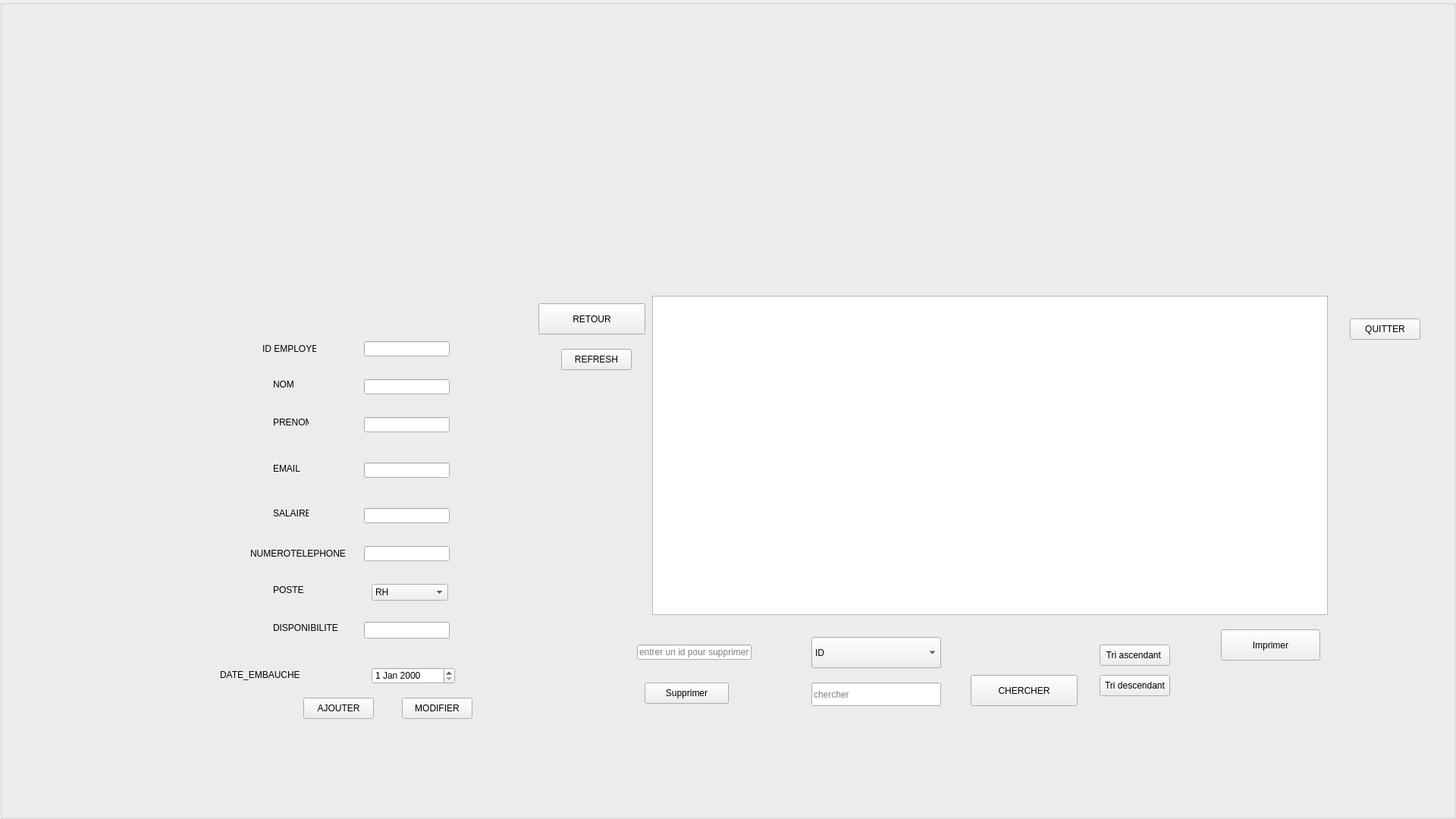
   <widget class="QGroupBox" name="gestion_employe">
    <property name="geometry">
     <rect>
      <x>0</x>
      <y>0</y>
      <width>1920</width>
      <height>1080</height>
     </rect>
    </property>
    <property name="title">
     <string/>
    </property>
    <widget class="QLabel" name="bg_5">
     <property name="geometry">
      <rect>
       <x>-10</x>
       <y>0</y>
       <width>1920</width>
       <height>1080</height>
      </rect>
     </property>
     <property name="text">
      <string/>
     </property>
     <property name="pixmap">
      <pixmap>../../../Documents/gestionqt/gestionqt/x.jpeg</pixmap>
     </property>
    </widget>
    <widget class="QLabel" name="label_18">
     <property name="geometry">
      <rect>
       <x>346</x>
       <y>450</y>
       <width>71</width>
       <height>20</height>
      </rect>
     </property>
     <property name="text">
      <string>ID EMPLOYE</string>
     </property>
    </widget>
    <widget class="QLineEdit" name="ID_EMPLOYE">
     <property name="geometry">
      <rect>
       <x>480</x>
       <y>450</y>
       <width>113</width>
       <height>20</height>
      </rect>
     </property>
     <property name="text">
      <string/>
     </property>
    </widget>
    <widget class="QLabel" name="label_41">
     <property name="geometry">
      <rect>
       <x>360</x>
       <y>500</y>
       <width>47</width>
       <height>14</height>
      </rect>
     </property>
     <property name="text">
      <string>NOM</string>
     </property>
    </widget>
    <widget class="QLineEdit" name="NOM_2">
     <property name="geometry">
      <rect>
       <x>480</x>
       <y>500</y>
       <width>113</width>
       <height>20</height>
      </rect>
     </property>
     <property name="text">
      <string/>
     </property>
    </widget>
    <widget class="QLabel" name="label_42">
     <property name="geometry">
      <rect>
       <x>360</x>
       <y>550</y>
       <width>47</width>
       <height>14</height>
      </rect>
     </property>
     <property name="text">
      <string>PRENOM</string>
     </property>
    </widget>
    <widget class="QLineEdit" name="PRENOM">
     <property name="geometry">
      <rect>
       <x>480</x>
       <y>550</y>
       <width>113</width>
       <height>20</height>
      </rect>
     </property>
     <property name="text">
      <string/>
     </property>
    </widget>
    <widget class="QLabel" name="label_43">
     <property name="geometry">
      <rect>
       <x>360</x>
       <y>610</y>
       <width>101</width>
       <height>16</height>
      </rect>
     </property>
     <property name="text">
      <string>EMAIL</string>
     </property>
    </widget>
    <widget class="QLineEdit" name="EMAIL">
     <property name="geometry">
      <rect>
       <x>480</x>
       <y>610</y>
       <width>113</width>
       <height>20</height>
      </rect>
     </property>
    </widget>
    <widget class="QLabel" name="label_44">
     <property name="geometry">
      <rect>
       <x>360</x>
       <y>670</y>
       <width>47</width>
       <height>14</height>
      </rect>
     </property>
     <property name="text">
      <string>SALAIRE</string>
     </property>
    </widget>
    <widget class="QLineEdit" name="SALAIRE">
     <property name="geometry">
      <rect>
       <x>480</x>
       <y>670</y>
       <width>113</width>
       <height>20</height>
      </rect>
     </property>
    </widget>
    <widget class="QDateEdit" name="DATE_2">
     <property name="geometry">
      <rect>
       <x>490</x>
       <y>880</y>
       <width>110</width>
       <height>22</height>
      </rect>
     </property>
    </widget>
    <widget class="QLabel" name="label_45">
     <property name="geometry">
      <rect>
       <x>290</x>
       <y>880</y>
       <width>121</width>
       <height>20</height>
      </rect>
     </property>
     <property name="text">
      <string>DATE_EMBAUCHE</string>
     </property>
    </widget>
    <widget class="QComboBox" name="POSTE">
     <property name="geometry">
      <rect>
       <x>490</x>
       <y>770</y>
       <width>101</width>
       <height>22</height>
      </rect>
     </property>
     <item>
      <property name="text">
       <string>RH</string>
      </property>
     </item>
     <item>
      <property name="text">
       <string>DEV</string>
      </property>
     </item>
    </widget>
    <widget class="QLabel" name="label_46">
     <property name="geometry">
      <rect>
       <x>360</x>
       <y>770</y>
       <width>71</width>
       <height>16</height>
      </rect>
     </property>
     <property name="text">
      <string>POSTE</string>
     </property>
    </widget>
    <widget class="QLabel" name="label_47">
     <property name="geometry">
      <rect>
       <x>330</x>
       <y>720</y>
       <width>141</width>
       <height>20</height>
      </rect>
     </property>
     <property name="text">
      <string>NUMEROTELEPHONE</string>
     </property>
    </widget>
    <widget class="QLineEdit" name="NUMEROTELEPHONE">
     <property name="geometry">
      <rect>
       <x>480</x>
       <y>720</y>
       <width>113</width>
       <height>20</height>
      </rect>
     </property>
    </widget>
    <widget class="QPushButton" name="AJOUTER_2">
     <property name="geometry">
      <rect>
       <x>400</x>
       <y>920</y>
       <width>93</width>
       <height>28</height>
      </rect>
     </property>
     <property name="text">
      <string>AJOUTER</string>
     </property>
    </widget>
    <widget class="QPushButton" name="modifier_3">
     <property name="geometry">
      <rect>
       <x>530</x>
       <y>920</y>
       <width>93</width>
       <height>28</height>
      </rect>
     </property>
     <property name="text">
      <string>MODIFIER</string>
     </property>
    </widget>
    <widget class="QTableView" name="tableView_4">
     <property name="geometry">
      <rect>
       <x>860</x>
       <y>390</y>
       <width>891</width>
       <height>421</height>
      </rect>
     </property>
    </widget>
    <widget class="QPushButton" name="bt_supprimer_2">
     <property name="geometry">
      <rect>
       <x>850</x>
       <y>900</y>
       <width>111</width>
       <height>28</height>
      </rect>
     </property>
     <property name="text">
      <string>Supprimer</string>
     </property>
    </widget>
    <widget class="QLineEdit" name="line_supprimer_2">
     <property name="geometry">
      <rect>
       <x>840</x>
       <y>850</y>
       <width>151</width>
       <height>20</height>
      </rect>
     </property>
     <property name="placeholderText">
      <string>entrer un id pour supprimer</string>
     </property>
    </widget>
    <widget class="QPushButton" name="REFRESH_2">
     <property name="geometry">
      <rect>
       <x>740</x>
       <y>460</y>
       <width>93</width>
       <height>28</height>
      </rect>
     </property>
     <property name="text">
      <string>REFRESH</string>
     </property>
    </widget>
    <widget class="QLineEdit" name="DISPONIBILITE">
     <property name="geometry">
      <rect>
       <x>480</x>
       <y>820</y>
       <width>113</width>
       <height>22</height>
      </rect>
     </property>
    </widget>
    <widget class="QLabel" name="label_48">
     <property name="geometry">
      <rect>
       <x>360</x>
       <y>820</y>
       <width>111</width>
       <height>16</height>
      </rect>
     </property>
     <property name="text">
      <string>DISPONIBILITE</string>
     </property>
    </widget>
    <widget class="QComboBox" name="choix">
     <property name="geometry">
      <rect>
       <x>1070</x>
       <y>840</y>
       <width>171</width>
       <height>41</height>
      </rect>
     </property>
     <item>
      <property name="text">
       <string>ID</string>
      </property>
     </item>
     <item>
      <property name="text">
       <string>NOM</string>
      </property>
     </item>
     <item>
      <property name="text">
       <string>PRENOM</string>
      </property>
     </item>
     <item>
      <property name="text">
       <string>NUMERO</string>
      </property>
     </item>
     <item>
      <property name="text">
       <string>SALAIRE</string>
      </property>
     </item>
     <item>
      <property name="text">
       <string>POSTE</string>
      </property>
     </item>
    </widget>
    <widget class="QLineEdit" name="line_chercher">
     <property name="geometry">
      <rect>
       <x>1070</x>
       <y>900</y>
       <width>171</width>
       <height>31</height>
      </rect>
     </property>
     <property name="placeholderText">
      <string>chercher</string>
     </property>
    </widget>
    <widget class="QPushButton" name="bt_chercher_3">
     <property name="geometry">
      <rect>
       <x>1280</x>
       <y>890</y>
       <width>141</width>
       <height>41</height>
      </rect>
     </property>
     <property name="text">
      <string>CHERCHER</string>
     </property>
    </widget>
    <widget class="QLabel" name="stat_3">
     <property name="geometry">
      <rect>
       <x>620</x>
       <y>130</y>
       <width>461</width>
       <height>301</height>
      </rect>
     </property>
     <property name="text">
      <string/>
     </property>
    </widget>
    <widget class="QPushButton" name="pdf_2">
     <property name="geometry">
      <rect>
       <x>1610</x>
       <y>830</y>
       <width>131</width>
       <height>41</height>
      </rect>
     </property>
     <property name="text">
      <string>Imprimer</string>
     </property>
    </widget>
    <widget class="QPushButton" name="b1_2">
     <property name="geometry">
      <rect>
       <x>1450</x>
       <y>850</y>
       <width>93</width>
       <height>28</height>
      </rect>
     </property>
     <property name="text">
      <string>Tri ascendant </string>
     </property>
    </widget>
    <widget class="QPushButton" name="b2_2">
     <property name="geometry">
      <rect>
       <x>1450</x>
       <y>890</y>
       <width>93</width>
       <height>28</height>
      </rect>
     </property>
     <property name="text">
      <string>Tri descendant</string>
     </property>
    </widget>
    <widget class="QPushButton" name="QUITTER">
     <property name="geometry">
      <rect>
       <x>1780</x>
       <y>420</y>
       <width>93</width>
       <height>28</height>
      </rect>
     </property>
     <property name="text">
      <string>QUITTER</string>
     </property>
    </widget>
    <widget class="QPushButton" name="Retour_4">
     <property name="geometry">
      <rect>
       <x>710</x>
       <y>400</y>
       <width>141</width>
       <height>41</height>
      </rect>
     </property>
     <property name="text">
      <string>RETOUR</string>
     </property>
    </widget>
   </widget>
